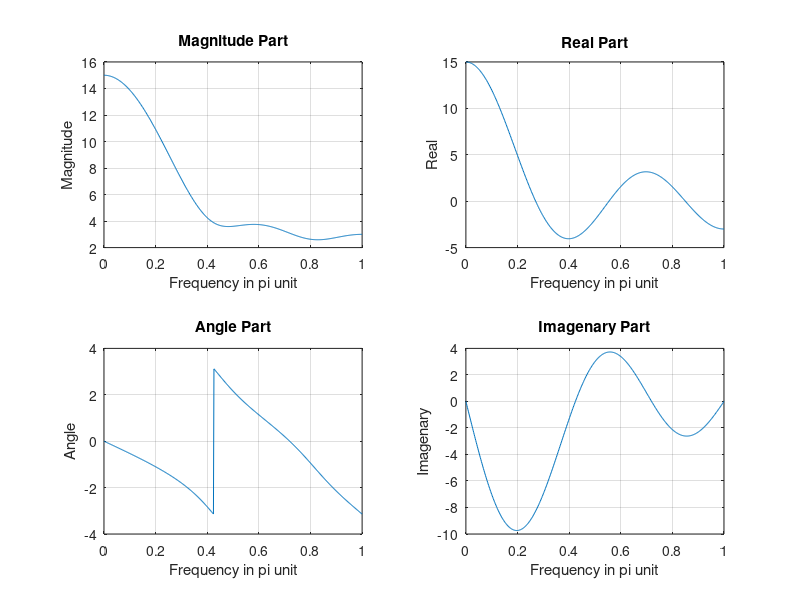

This figure's MATLAB source:
x = [1:5];
n = [-1:3];
k = [0:500];
w =(pi/500)*k;
    
X = x*(exp(-j*pi/500).^(n'*k));

magX = abs(X);
angX = angle(X);
realX = real(X);
imagX = imag(X);

subplot(2, 2, 1);
plot(w/pi, magX);
grid on;
title('Magnitude Part');
xlabel('Frequency in pi unit');
ylabel('Magnitude');

subplot(2, 2, 3);
plot(w/pi, angX);
grid on;
title('Angle Part');
xlabel('Frequency in pi unit');
ylabel('Angle');

subplot(2, 2, 2);
plot(w/pi, realX);
grid on;
title('Real Part');
xlabel('Frequency in pi unit');
ylabel('Real');

subplot(2, 2, 4);
plot(w/pi, imagX);
grid on;
title('Imagenary Part');
xlabel('Frequency in pi unit');
ylabel('Imagenary');




% x = [1:5];
% n = [-1:3];
% k = [0:500];
% w = (pi/500)*k;
% 
% X = x*(exp(-j*pi/500).^(n'*k));
% 
% magX = abs(X);
% angX = angle(X);
% realX = real(X);
% imagX = imag(X);
% 
% subplot(2, 2, 1);
% plot(w/pi, magX);
% grid on;
% title('Magnitude Part');
% xlabel('Frequency in pi unit');
% ylabel('Magnitude');
% 
% subplot(2, 2, 3);
% plot(w/pi, angX);
% grid on;
% title('Angle Part');
% xlabel('Frequency in pi unit');
% ylabel('Angle');
% 
% subplot(2, 2, 2);
% plot(w/pi, realX);
% grid on;
% title('Real Part');
% xlabel('Frequency in pi unit');
% ylabel('Real');
% 
% subplot(2, 2, 4);
% plot(w/pi, imagX);
% grid on;
% title('Imaginary Part');
% xlabel('Frequency in pi unit');
% ylabel('Imaginary');